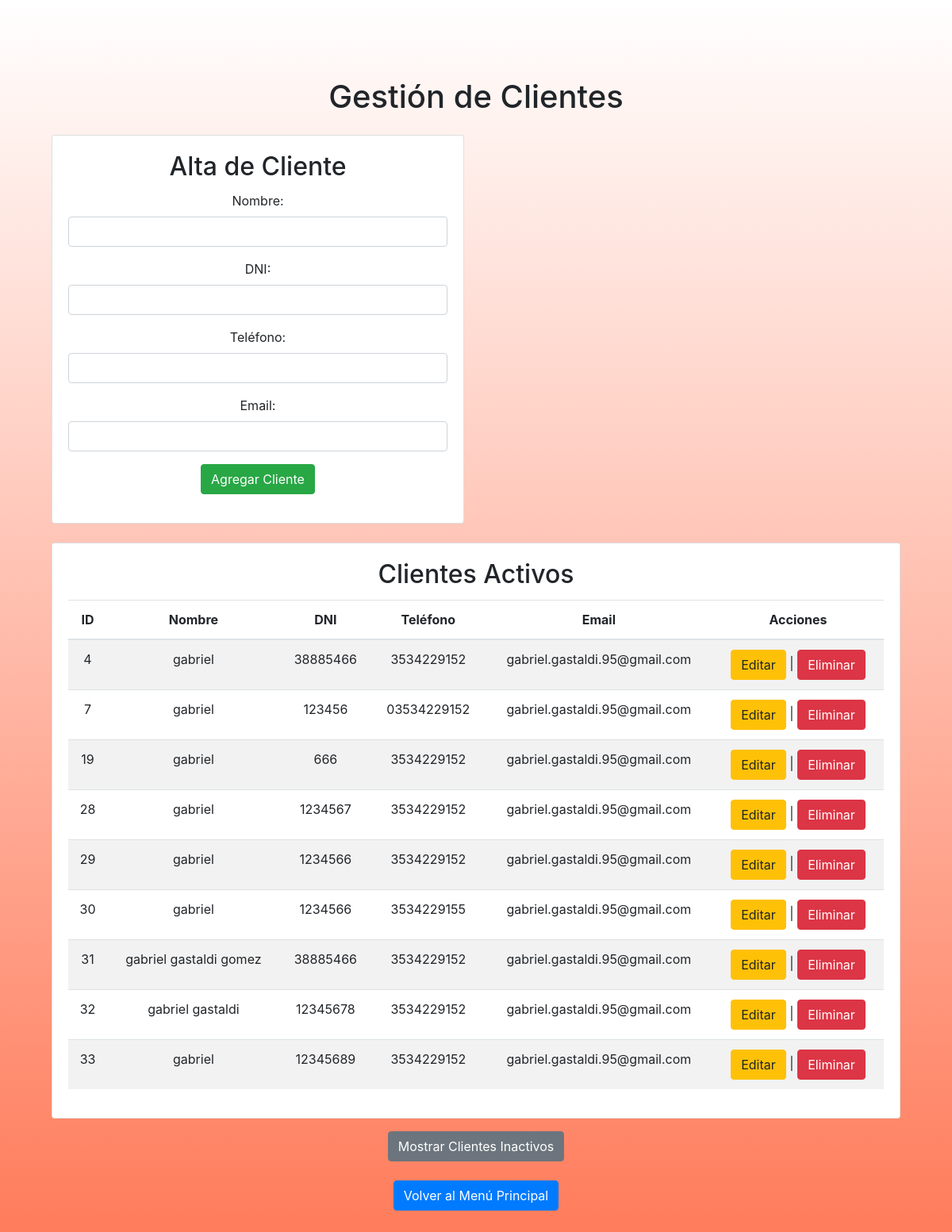
The app's page /lavaderofinal/clients.php with its own data.
### tables this page shows
CREATE TABLE `clientes` (
  `ID` int(11) NOT NULL,
  `Nombre` varchar(100) NOT NULL,
  `DNI` varchar(20) NOT NULL,
  `Telefono` varchar(20) DEFAULT NULL,
  `Email` varchar(100) DEFAULT NULL,
  `Estado` varchar(20) NOT NULL DEFAULT 'Activo'
);

### lavaderofinal/clients.php (the view, shortened to what this page needs)
<!DOCTYPE html>
<html>
<head>
    <link rel="stylesheet" href="https://maxcdn.bootstrapcdn.com/bootstrap/4.5.2/css/bootstrap.min.css">
</head>
<body>
    <div class="container mt-5">
        <h1 class="mt-4">Gestión de Clientes</h1>
        <div class="row mt-4">
            <div class="col-md-6">
                <div class="card">
                    <div class="card-body">
                        <h2 class="card-title">Alta de Cliente</h2>
                        <form method="post" action="add_client.php">
                        <div class="form-group">
                            <label for="nombre">Nombre:</label>
                            <input type="text" name="nombre" id="nombre" class="form-control" required pattern="[A-Za-zÁ-Úá-ú\s]{2,50}" title="Nombre debe contener solo letras y espacios, con longitud entre 2 y 50 caracteres. No se permiten números ni caracteres especiales.">
                        </div>
                            <div class="form-group">
                                <label for="dni">DNI:</label>
                                <input type="text" name="dni" id="dni" class="form-control" required pattern="\d{7,8}" title="DNI debe tener 7 u 8 dígitos">
                            </div>
                            <div class="form-group">
                                <label for="telefono">Teléfono:</label>
                                <input type="tel" name="telefono" id="telefono" class="form-control" pattern="[0-9]{10}" title="Teléfono debe contener 10 dígitos numéricos">
                            </div>
                            <div class="form-group">
                                <label for="email">Email:</label>
                                <input type="email" name="email" id="email" class="form-control" maxlength="50">
                            </div>
                            <div class="form-group">
                                <button type="submit" class="btn btn-success" onclick="return confirm('¿Estás seguro de agregar este cliente?')">Agregar Cliente</button>
                            </div>
                        </form>
                    </div>
                </div>
            </div>
        </div>
        <div class="row mt-4">
            <div class="col-md-12">
                <div class="card">
                    <div class="card-body">
                        <h2 class="card-title">Clientes Activos</h2>
                        <table class="table table-striped">
                            <thead>
                                <tr>
                                    <th>ID</th>
                                    <th>Nombre</th>
                                    <th>DNI</th>
                                    <th>Teléfono</th>
                                    <th>Email</th>
                                    <th>Acciones</th>
                                </tr>
                            </thead>
                            <tbody>
                                <?php
                                include 'db_connection.php';
                                $queryActive = "SELECT * FROM Clientes WHERE Estado = 'Activo'";
                                $resultActive = mysqli_query($conexion, $queryActive);
                                if (mysqli_num_rows($resultActive) > 0) {
                                    while ($rowActive = mysqli_fetch_assoc($resultActive)) {
                                        echo '<tr>';
                                        echo '<td>' . $rowActive['ID'] . '</td>';
                                        echo '<td>' . $rowActive['Nombre'] . '</td>';
                                        echo '<td>' . $rowActive['DNI'] . '</td>';
                                        echo '<td>' . $rowActive['Telefono'] . '</td>';
                                        echo '<td>' . $rowActive['Email'] . '</td>';
                                        echo '<td><a href="edit_client.php?id=' . $rowActive['ID'] . '" class="btn btn-warning">Editar</a> | <a href="delete_client.php?id=' . $rowActive['ID'] . '" class="btn btn-danger">Eliminar</a></td>';
                                        echo '</tr>';
                                    }
                                } else {
                                    echo "<p>No se encontraron clientes activos en la base de datos.</p>";
                                }
                                ?>
                            </tbody>
                        </table>
                    </div>
                </div>
            </div>
        </div>
        <button id="toggleInactiveTable" class="btn btn-secondary mt-3">Mostrar Clientes Inactivos</button>
        <div class="container mt-4">
            <div class="row">
                <div class="col-md-12 text-center">
                    <a class="btn btn-primary" href="principal.php">Volver al Menú Principal</a>
                </div>
            </div>
        </div>
    </div>
</body>
</html>

### lavaderofinal/clients.php (style rules this page uses)
body { //background-color: #f2f2f2; text-align: center; padding: 50px; background-image: linear-gradient(#FFFFFF, rgb(255, 122, 89)); }

### records on screen
clientes: ID "4", Nombre "gabriel", DNI "38885466", Telefono "3534229152", Email "gabriel.gastaldi.95@gmail.com"
clientes: ID "7", Nombre "gabriel", DNI "123456", Telefono "03534229152", Email "gabriel.gastaldi.95@gmail.com"
clientes: ID "19", Nombre "gabriel", DNI "666", Telefono "3534229152", Email "gabriel.gastaldi.95@gmail.com"
clientes: ID "28", Nombre "gabriel", DNI "1234567", Telefono "3534229152", Email "gabriel.gastaldi.95@gmail.com"
clientes: ID "29", Nombre "gabriel", DNI "1234566", Telefono "3534229152", Email "gabriel.gastaldi.95@gmail.com"
clientes: ID "30", Nombre "gabriel", DNI "1234566", Telefono "3534229155", Email "gabriel.gastaldi.95@gmail.com"
clientes: ID "31", Nombre "gabriel gastaldi gomez", DNI "38885466", Telefono "3534229152", Email "gabriel.gastaldi.95@gmail.com"
clientes: ID "32", Nombre "gabriel gastaldi", DNI "12345678", Telefono "3534229152", Email "gabriel.gastaldi.95@gmail.com"
clientes: ID "33", Nombre "gabriel", DNI "12345689", Telefono "3534229152", Email "gabriel.gastaldi.95@gmail.com"
